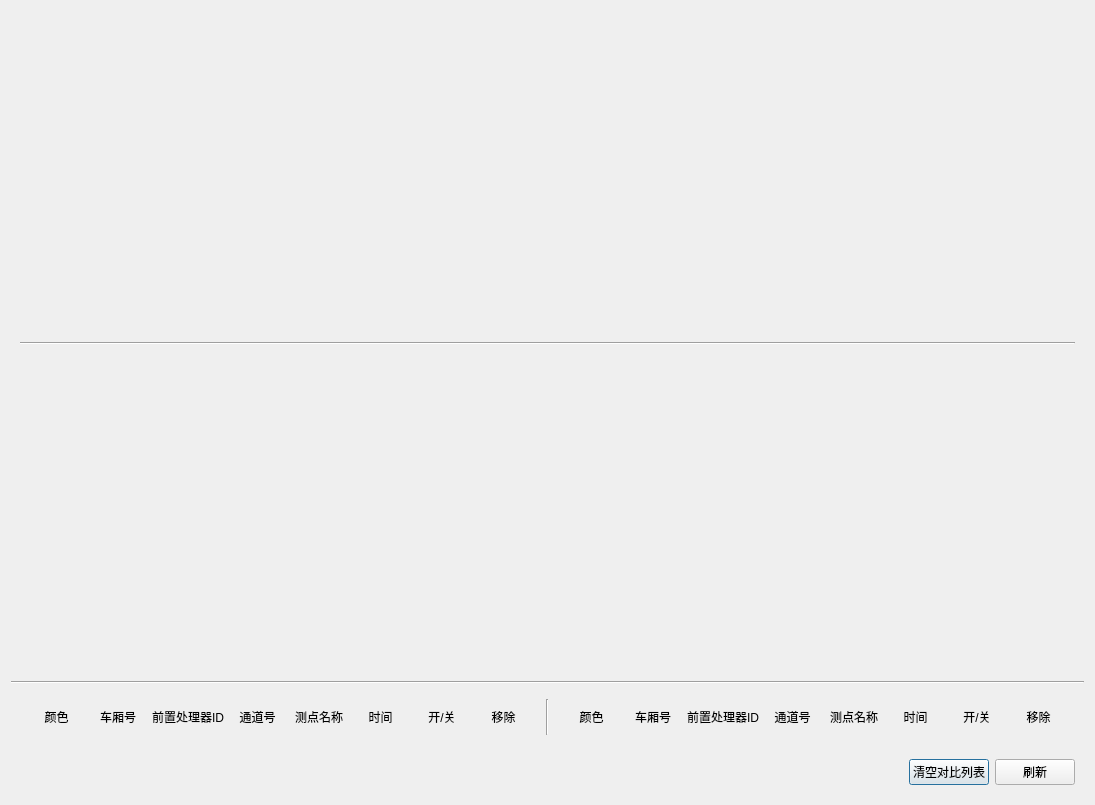
<?xml version="1.0" encoding="UTF-8"?>
<ui version="4.0">
 <class>frmDemodulatedChart</class>
 <widget class="QDialog" name="frmDemodulatedChart">
  <property name="geometry">
   <rect>
    <x>0</x>
    <y>0</y>
    <width>1095</width>
    <height>805</height>
   </rect>
  </property>
  <property name="windowTitle">
   <string>Dialog</string>
  </property>
  <layout class="QGridLayout" name="gridLayout">
   <item row="1" column="0">
    <widget class="Line" name="line_3">
     <property name="orientation">
      <enum>Qt::Horizontal</enum>
     </property>
    </widget>
   </item>
   <item row="2" column="0">
    <widget class="QWidget" name="widget_tool" native="true">
     <property name="sizePolicy">
      <sizepolicy hsizetype="Preferred" vsizetype="Fixed">
       <horstretch>0</horstretch>
       <verstretch>0</verstretch>
      </sizepolicy>
     </property>
     <layout class="QHBoxLayout" name="horizontalLayout">
      <item>
       <widget class="QWidget" name="widget_2" native="true">
        <layout class="QGridLayout" name="gridLayout_left">
         <item row="0" column="4">
          <widget class="QLabel" name="label_15">
           <property name="text">
            <string>测点名称</string>
           </property>
           <property name="alignment">
            <set>Qt::AlignCenter</set>
           </property>
          </widget>
         </item>
         <item row="0" column="1">
          <widget class="QLabel" name="label_9">
           <property name="text">
            <string>车厢号</string>
           </property>
           <property name="alignment">
            <set>Qt::AlignCenter</set>
           </property>
          </widget>
         </item>
         <item row="0" column="0">
          <widget class="QLabel" name="label_7">
           <property name="text">
            <string>颜色</string>
           </property>
           <property name="alignment">
            <set>Qt::AlignCenter</set>
           </property>
          </widget>
         </item>
         <item row="0" column="2">
          <widget class="QLabel" name="label_10">
           <property name="text">
            <string>前置处理器ID</string>
           </property>
           <property name="alignment">
            <set>Qt::AlignCenter</set>
           </property>
          </widget>
         </item>
         <item row="0" column="6">
          <widget class="QLabel" name="label_8">
           <property name="text">
            <string>开/关</string>
           </property>
           <property name="alignment">
            <set>Qt::AlignCenter</set>
           </property>
          </widget>
         </item>
         <item row="0" column="3">
          <widget class="QLabel" name="label_11">
           <property name="text">
            <string>通道号</string>
           </property>
           <property name="alignment">
            <set>Qt::AlignCenter</set>
           </property>
          </widget>
         </item>
         <item row="0" column="5">
          <widget class="QLabel" name="label_12">
           <property name="text">
            <string>时间</string>
           </property>
           <property name="alignment">
            <set>Qt::AlignCenter</set>
           </property>
          </widget>
         </item>
         <item row="0" column="7">
          <widget class="QLabel" name="label_13">
           <property name="text">
            <string>移除</string>
           </property>
           <property name="alignment">
            <set>Qt::AlignCenter</set>
           </property>
          </widget>
         </item>
        </layout>
       </widget>
      </item>
      <item>
       <widget class="Line" name="line_2">
        <property name="orientation">
         <enum>Qt::Vertical</enum>
        </property>
       </widget>
      </item>
      <item>
       <widget class="QWidget" name="widget_3" native="true">
        <layout class="QGridLayout" name="gridLayout_right">
         <item row="0" column="4">
          <widget class="QLabel" name="label_16">
           <property name="text">
            <string>测点名称</string>
           </property>
           <property name="alignment">
            <set>Qt::AlignCenter</set>
           </property>
          </widget>
         </item>
         <item row="0" column="6">
          <widget class="QLabel" name="label_2">
           <property name="text">
            <string>开/关</string>
           </property>
           <property name="alignment">
            <set>Qt::AlignCenter</set>
           </property>
          </widget>
         </item>
         <item row="0" column="0">
          <widget class="QLabel" name="label">
           <property name="text">
            <string>颜色</string>
           </property>
           <property name="alignment">
            <set>Qt::AlignCenter</set>
           </property>
          </widget>
         </item>
         <item row="0" column="5">
          <widget class="QLabel" name="label_6">
           <property name="text">
            <string>时间</string>
           </property>
           <property name="textFormat">
            <enum>Qt::AutoText</enum>
           </property>
           <property name="alignment">
            <set>Qt::AlignCenter</set>
           </property>
          </widget>
         </item>
         <item row="0" column="1">
          <widget class="QLabel" name="label_3">
           <property name="text">
            <string>车厢号</string>
           </property>
           <property name="alignment">
            <set>Qt::AlignCenter</set>
           </property>
          </widget>
         </item>
         <item row="0" column="2">
          <widget class="QLabel" name="label_4">
           <property name="text">
            <string>前置处理器ID</string>
           </property>
           <property name="alignment">
            <set>Qt::AlignCenter</set>
           </property>
          </widget>
         </item>
         <item row="0" column="3">
          <widget class="QLabel" name="label_5">
           <property name="text">
            <string>通道号</string>
           </property>
           <property name="alignment">
            <set>Qt::AlignCenter</set>
           </property>
          </widget>
         </item>
         <item row="0" column="7">
          <widget class="QLabel" name="label_14">
           <property name="text">
            <string>移除</string>
           </property>
           <property name="alignment">
            <set>Qt::AlignCenter</set>
           </property>
          </widget>
         </item>
        </layout>
       </widget>
      </item>
     </layout>
    </widget>
   </item>
   <item row="0" column="0">
    <widget class="QWidget" name="widget_customplot" native="true">
     <layout class="QVBoxLayout" name="verticalLayout">
      <item>
       <widget class="QCustomPlot" name="customplot_O" native="true"/>
      </item>
      <item>
       <widget class="Line" name="line">
        <property name="orientation">
         <enum>Qt::Horizontal</enum>
        </property>
       </widget>
      </item>
      <item>
       <widget class="QCustomPlot" name="customplot_FFT" native="true"/>
      </item>
     </layout>
    </widget>
   </item>
   <item row="3" column="0">
    <widget class="QWidget" name="widget" native="true">
     <property name="sizePolicy">
      <sizepolicy hsizetype="Preferred" vsizetype="Fixed">
       <horstretch>0</horstretch>
       <verstretch>0</verstretch>
      </sizepolicy>
     </property>
     <layout class="QHBoxLayout" name="horizontalLayout_2">
      <item>
       <spacer name="horizontalSpacer">
        <property name="orientation">
         <enum>Qt::Horizontal</enum>
        </property>
        <property name="sizeHint" stdset="0">
         <size>
          <width>889</width>
          <height>20</height>
         </size>
        </property>
       </spacer>
      </item>
      <item>
       <widget class="QPushButton" name="btn_clearpklist">
        <property name="text">
         <string>清空对比列表</string>
        </property>
       </widget>
      </item>
      <item>
       <widget class="QPushButton" name="btn_refresh">
        <property name="text">
         <string>刷新</string>
        </property>
       </widget>
      </item>
     </layout>
    </widget>
   </item>
  </layout>
 </widget>
 <customwidgets>
  <customwidget>
   <class>QCustomPlot</class>
   <extends>QWidget</extends>
   <header location="global">qcustomplot.h</header>
   <container>1</container>
  </customwidget>
 </customwidgets>
 <resources/>
 <connections/>
</ui>
